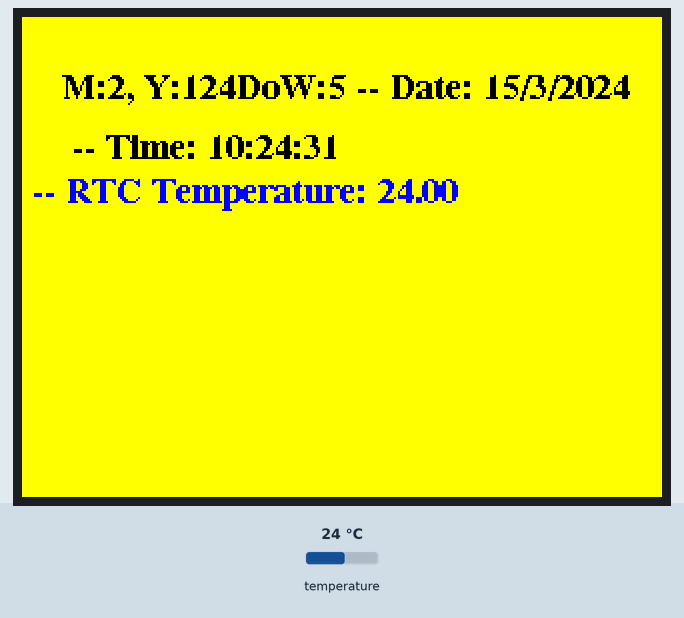
Simulated run of this sketch. Board: ESP32. On the bench: 320×240 colour display. The test bench sets the inputs (shaded band); at power-on: temperature 24 °C. WiFi joins after 1.5 s; servers stay silent unless stated; the local clock reads 2024-03-15 10:24:30 at power-on unless the sketch sets it; what the sketch prints to the serial monitor is not drawn.

Above: at 2.9 s.
3.0 s: temperature set to 12 °C
At 5.3 s:
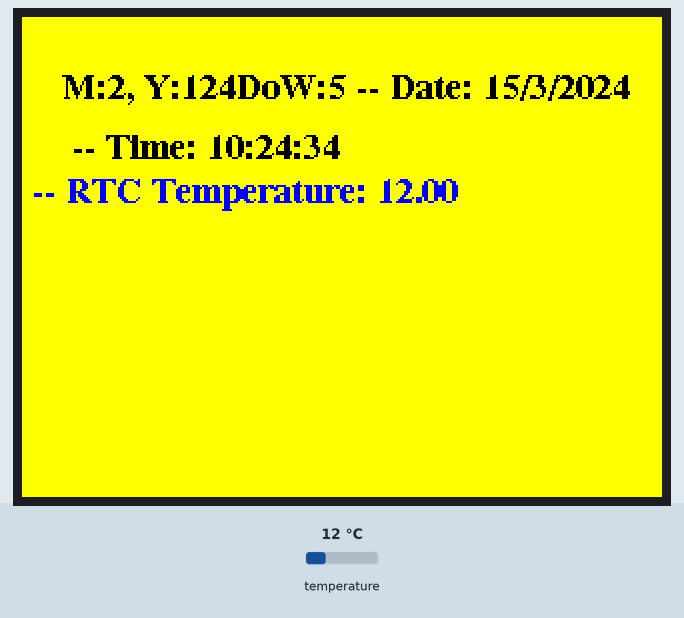
7.2 s: temperature set to 19 °C
At 9.9 s:
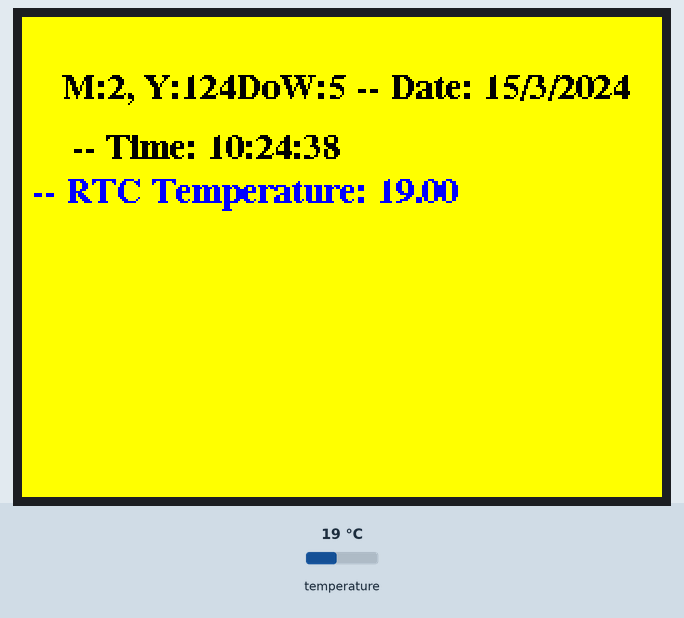
11.4 s: temperature set to 28 °C
At 14.5 s:
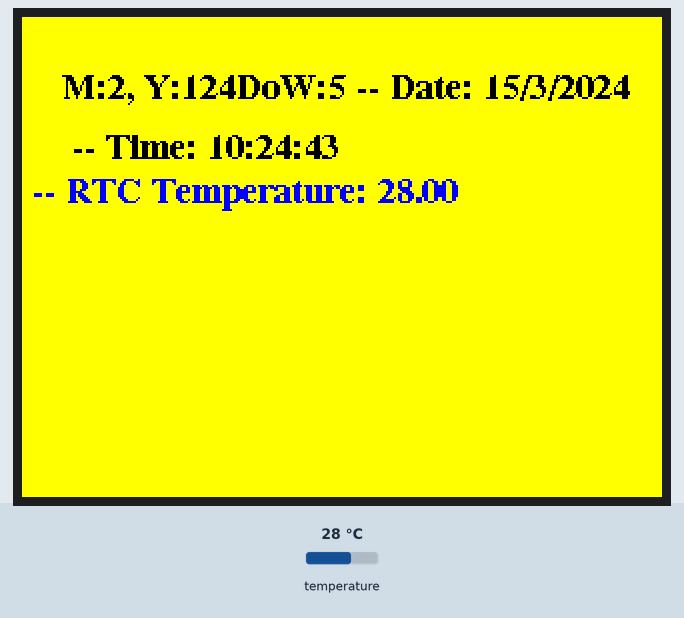
Timing chart, 0 to 16.0 s (numbered marks = the images above; inputs shaded):
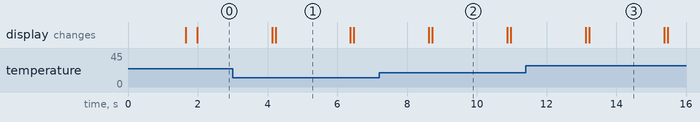

Measured:
- what the display in image 1 shows lasts 2.2 s, from 4.2 s to 6.4 s

The sketch:

Lab7_D2.ino
```cpp
//6188089 Nattawipa Saetae

#define _SYNC_NTP //Uncomment this if you want the synchronize RTC with the NTP server

#include <WiFi.h>
#include <time.h>
#include <DS3231.h>
#include <Wire.h>
#include "SPI.h"
#include "TFT_eSPI.h"
#include "Free_Fonts.h" // Include the header file attached to this sketch
const char* ssid       = "Teerasak 2.4 G"; //ESP32 not support 5G wifi
const char* password   = "click123";
TFT_eSPI tft = TFT_eSPI();
unsigned long drawTime = 0;
const char* ntpServer = "th.pool.ntp.org";
//const char* ntpServer = "clock.mahidol.ac.th";
const long  gmtOffset_sec = 3600 * 7; //UTC +7.00
const int   daylightOffset_sec = 0; //0 means no DST observed; otherwise, 3600.

DS3231  rtc;

bool h12Format;
bool ampm;
bool centuryRollover;

struct tm timeinfo;

void setup()
{
  Serial.begin(9600);
  Wire.begin();

  #ifdef _SYNC_NTP
  //connect to WiFi
  Serial.printf("Connecting to %s ", ssid);
  WiFi.begin(ssid, password);
  while (WiFi.status() != WL_CONNECTED) {
      delay(500);
      Serial.print(".");
  }
  Serial.println(" CONNECTED");
  Serial.print("IP Address: ");
  Serial.println(WiFi.localIP());
  tft.begin();
  tft.setRotation(1);
  tft.fillScreen(TFT_YELLOW);

  //init and get the time
  configTime(gmtOffset_sec, daylightOffset_sec, ntpServer);

  if(!getLocalTime(&timeinfo)){
    Serial.println("Failed to obtain time");
    return;
  }
  Serial.println("M:" + String(timeinfo.tm_mon) + ", Y:" + String(timeinfo.tm_year));
  rtc.enableOscillator(true, true, 1);
  rtc.setClockMode(h12Format); //24-h format
  rtc.setDoW(timeinfo.tm_wday);
  rtc.setHour(timeinfo.tm_hour);
  rtc.setMinute(timeinfo.tm_min);
  rtc.setSecond(timeinfo.tm_sec);
  rtc.setDate(timeinfo.tm_mday);
  rtc.setMonth(timeinfo.tm_mon + 1); //Month from NTP starts from zero
  rtc.setYear(timeinfo.tm_year - 100); //Year from NTP is an offset from 1900

  //disconnect WiFi as it's no longer needed
  WiFi.disconnect(true);
  WiFi.mode(WIFI_OFF);
  #endif
}

void loop()
{
  tft.begin();
  tft.fillScreen(TFT_YELLOW);
  #ifdef _SYNC_NTP
  //Show time from NTP
  configTime(gmtOffset_sec, daylightOffset_sec, ntpServer);
  int xpos =  20;
  int ypos = 40;
  if(!getLocalTime(&timeinfo)){
    Serial.println("Failed to obtain time");
    return;
  }
  tft.setTextFont(5);
  tft.setTextColor(TFT_BLACK);
  tft.setCursor(xpos, ypos);    // Set cursor near top left corner of screen

  tft.setFreeFont(FSB9);
  tft.print("M:" + String(timeinfo.tm_mon));
  tft.print(", Y:" + String(timeinfo.tm_year));

  Serial.println("M:" + String(timeinfo.tm_mon) + ", Y:" + String(timeinfo.tm_year));
  #endif

  // Send Day-of-Week
  tft.print("DoW:");
  tft.print(rtc.getDoW());
  tft.print(" ");
  Serial.print("DoW:");
  Serial.print(rtc.getDoW());
  Serial.print(" ");

  // Send date
  tft.print("-- Date: ");
  tft.print(rtc.getDate(), DEC);
  tft.print("/");
  tft.print(rtc.getMonth(centuryRollover), DEC);
  tft.print("/");
  tft.print("2");

  Serial.print("-- Date: ");
  Serial.print(rtc.getDate(), DEC);
  Serial.print("/");
  Serial.print(rtc.getMonth(centuryRollover), DEC);
  Serial.print("/");
  Serial.print("2"); //This program is still valid until almost the next 1000 years.
  if(centuryRollover){
    Serial.print("1");
    tft.print("1");
  }
  else{
    Serial.print("0");
    tft.print("0");
  }
  tft.print(rtc.getYear(), DEC);
  Serial.print(rtc.getYear(), DEC);

  // Send time
  ypos = 70;
  tft.setCursor(xpos, ypos);
  tft.print(" -- Time: ");
  tft.print(rtc.getHour(h12Format, ampm), DEC);
  tft.print(":");
  tft.print(rtc.getMinute(), DEC);
  tft.print(":");
  tft.print(rtc.getSecond(), DEC);

  Serial.print(" -- Time: ");
  Serial.print(rtc.getHour(h12Format, ampm), DEC);
  Serial.print(":");
  Serial.print(rtc.getMinute(), DEC);
  Serial.print(":");
  Serial.print(rtc.getSecond(), DEC);

  //Temperature
   tft.setTextColor(TFT_BLUE);
  tft.println("");
  tft.print(" -- RTC Temperature: ");
  tft.print(rtc.getTemperature());
  Serial.print(" -- RTC Temperature: ");
  Serial.println(rtc.getTemperature());

  delay(2000);
}
```

Free_Fonts.h
```cpp
// Attach this header file to your sketch to use the GFX Free Fonts. You can write
// sketches without it, but it makes referencing them easier.

// This calls up ALL the fonts but they only get loaded if you actually
// use them in your sketch.
//
// No changes are needed to this header file unless new fonts are added to the
// library "Fonts/GFXFF" folder.
//
// To save a lot of typing long names, each font can easily be referenced in the
// sketch in three ways, either with:
//
//    1. Font file name with the & in front such as &FreeSansBoldOblique24pt7b
//       an example being:
//
//       tft.setFreeFont(&FreeSansBoldOblique24pt7b);
//
//    2. FF# where # is a number determined by looking at the list below
//       an example being:
//
//       tft.setFreeFont(FF32);
//
//    3. An abbreviation of the file name. Look at the list below to see
//       the abbreviations used, for example:
//
//       tft.setFreeFont(FSSBO24)
//
//       Where the letters mean:
//       F = Free font
//       M = Mono
//      SS = Sans Serif (double S to distinguish is form serif fonts)
//       S = Serif
//       B = Bold
//       O = Oblique (letter O not zero)
//       I = Italic
//       # =  point size, either 9, 12, 18 or 24
//
//  Setting the font to NULL will select the GLCD font:
//
//      tft.setFreeFont(NULL); // Set font to GLCD

#ifdef LOAD_GFXFF // Only include the fonts if LOAD_GFXFF is defined in User_Setup.h

// Use these when printing or drawing text in GLCD and high rendering speed fonts
#define GFXFF 1
#define GLCD  0
#define FONT2 2
#define FONT4 4
#define FONT6 6
#define FONT7 7
#define FONT8 8

// Use the following when calling setFont()
//
// Reserved for GLCD font  // FF0
//

#define TT1 &TomThumb

#define FM9 &FreeMono9pt7b
#define FM12 &FreeMono12pt7b
#define FM18 &FreeMono18pt7b
#define FM24 &FreeMono24pt7b

#define FMB9 &FreeMonoBold9pt7b
#define FMB12 &FreeMonoBold12pt7b
#define FMB18 &FreeMonoBold18pt7b
#define FMB24 &FreeMonoBold24pt7b

#define FMO9 &FreeMonoOblique9pt7b
#define FMO12 &FreeMonoOblique12pt7b
#define FMO18 &FreeMonoOblique18pt7b
#define FMO24 &FreeMonoOblique24pt7b

#define FMBO9 &FreeMonoBoldOblique9pt7b
#define FMBO12 &FreeMonoBoldOblique12pt7b
#define FMBO18 &FreeMonoBoldOblique18pt7b
#define FMBO24 &FreeMonoBoldOblique24pt7b

#define FSS9 &FreeSans9pt7b
#define FSS12 &FreeSans12pt7b
#define FSS18 &FreeSans18pt7b
#define FSS24 &FreeSans24pt7b

#define FSSB9 &FreeSansBold9pt7b
#define FSSB12 &FreeSansBold12pt7b
#define FSSB18 &FreeSansBold18pt7b
#define FSSB24 &FreeSansBold24pt7b

#define FSSO9 &FreeSansOblique9pt7b
#define FSSO12 &FreeSansOblique12pt7b
#define FSSO18 &FreeSansOblique18pt7b
#define FSSO24 &FreeSansOblique24pt7b

#define FSSBO9 &FreeSansBoldOblique9pt7b
#define FSSBO12 &FreeSansBoldOblique12pt7b
#define FSSBO18 &FreeSansBoldOblique18pt7b
#define FSSBO24 &FreeSansBoldOblique24pt7b

#define FS9 &FreeSerif9pt7b
#define FS12 &FreeSerif12pt7b
#define FS18 &FreeSerif18pt7b
#define FS24 &FreeSerif24pt7b

#define FSI9 &FreeSerifItalic9pt7b
#define FSI12 &FreeSerifItalic12pt7b
#define FSI19 &FreeSerifItalic18pt7b
#define FSI24 &FreeSerifItalic24pt7b

#define FSB9 &FreeSerifBold9pt7b
#define FSB12 &FreeSerifBold12pt7b
#define FSB18 &FreeSerifBold18pt7b
#define FSB24 &FreeSerifBold24pt7b

#define FSBI9 &FreeSerifBoldItalic9pt7b
#define FSBI12 &FreeSerifBoldItalic12pt7b
#define FSBI18 &FreeSerifBoldItalic18pt7b
#define FSBI24 &FreeSerifBoldItalic24pt7b

#define FF0 NULL //ff0 reserved for GLCD
#define FF1 &FreeMono9pt7b
#define FF2 &FreeMono12pt7b
#define FF3 &FreeMono18pt7b
#define FF4 &FreeMono24pt7b

#define FF5 &FreeMonoBold9pt7b
#define FF6 &FreeMonoBold12pt7b
#define FF7 &FreeMonoBold18pt7b
#define FF8 &FreeMonoBold24pt7b

#define FF9 &FreeMonoOblique9pt7b
#define FF10 &FreeMonoOblique12pt7b
#define FF11 &FreeMonoOblique18pt7b
#define FF12 &FreeMonoOblique24pt7b

#define FF13 &FreeMonoBoldOblique9pt7b
#define FF14 &FreeMonoBoldOblique12pt7b
#define FF15 &FreeMonoBoldOblique18pt7b
#define FF16 &FreeMonoBoldOblique24pt7b

#define FF17 &FreeSans9pt7b
#define FF18 &FreeSans12pt7b
#define FF19 &FreeSans18pt7b
#define FF20 &FreeSans24pt7b

#define FF21 &FreeSansBold9pt7b
#define FF22 &FreeSansBold12pt7b
#define FF23 &FreeSansBold18pt7b
#define FF24 &FreeSansBold24pt7b

#define FF25 &FreeSansOblique9pt7b
#define FF26 &FreeSansOblique12pt7b
#define FF27 &FreeSansOblique18pt7b
#define FF28 &FreeSansOblique24pt7b

#define FF29 &FreeSansBoldOblique9pt7b
#define FF30 &FreeSansBoldOblique12pt7b
#define FF31 &FreeSansBoldOblique18pt7b
#define FF32 &FreeSansBoldOblique24pt7b

#define FF33 &FreeSerif9pt7b
#define FF34 &FreeSerif12pt7b
#define FF35 &FreeSerif18pt7b
#define FF36 &FreeSerif24pt7b

#define FF37 &FreeSerifItalic9pt7b
#define FF38 &FreeSerifItalic12pt7b
#define FF39 &FreeSerifItalic18pt7b
#define FF40 &FreeSerifItalic24pt7b

#define FF41 &FreeSerifBold9pt7b
#define FF42 &FreeSerifBold12pt7b
#define FF43 &FreeSerifBold18pt7b
#define FF44 &FreeSerifBold24pt7b

#define FF45 &FreeSerifBoldItalic9pt7b
#define FF46 &FreeSerifBoldItalic12pt7b
#define FF47 &FreeSerifBoldItalic18pt7b
#define FF48 &FreeSerifBoldItalic24pt7b

// >>>>>>>>>>>>>>>>>>>>>>>>>>>>>>>>>>>>>>>>>>>>>>>>>>>>>>>>>>>>>>>>>>>>>>>>>>>>>>>>>
// Now we define "s"tring versions for easy printing of the font name so:
//   tft.println(sFF5);
// will print
//   Mono bold 9
// >>>>>>>>>>>>>>>>>>>>>>>>>>>>>>>>>>>>>>>>>>>>>>>>>>>>>>>>>>>>>>>>>>>>>>>>>>>>>>>>>

#define sFF0 "GLCD"
#define sTT1 "Tom Thumb"
#define sFF1 "Mono 9"
#define sFF2 "Mono 12"
#define sFF3 "Mono 18"
#define sFF4 "Mono 24"

#define sFF5 "Mono bold 9"
#define sFF6 "Mono bold 12"
#define sFF7 "Mono bold 18"
#define sFF8 "Mono bold 24"

#define sFF9 "Mono oblique 9"
#define sFF10 "Mono oblique 12"
#define sFF11 "Mono oblique 18"
#define sFF12 "Mono oblique 24"

#define sFF13 "Mono bold oblique 9"
#define sFF14 "Mono bold oblique 12"
#define sFF15 "Mono bold oblique 18"
#define sFF16 "Mono bold obl. 24" // Full text line is too big for 480 pixel wide screen

#define sFF17 "Sans 9"
#define sFF18 "Sans 12"
#define sFF19 "Sans 18"
#define sFF20 "Sans 24"

#define sFF21 "Sans bold 9"
#define sFF22 "Sans bold 12"
#define sFF23 "Sans bold 18"
#define sFF24 "Sans bold 24"

#define sFF25 "Sans oblique 9"
#define sFF26 "Sans oblique 12"
#define sFF27 "Sans oblique 18"
#define sFF28 "Sans oblique 24"

#define sFF29 "Sans bold oblique 9"
#define sFF30 "Sans bold oblique 12"
#define sFF31 "Sans bold oblique 18"
#define sFF32 "Sans bold oblique 24"

#define sFF33 "Serif 9"
#define sFF34 "Serif 12"
#define sFF35 "Serif 18"
#define sFF36 "Serif 24"

#define sFF37 "Serif italic 9"
#define sFF38 "Serif italic 12"
#define sFF39 "Serif italic 18"
#define sFF40 "Serif italic 24"

#define sFF41 "Serif bold 9"
#define sFF42 "Serif bold 12"
#define sFF43 "Serif bold 18"
#define sFF44 "Serif bold 24"

#define sFF45 "Serif bold italic 9"
#define sFF46 "Serif bold italic 12"
#define sFF47 "Serif bold italic 18"
#define sFF48 "Serif bold italic 24"

#else // LOAD_GFXFF not defined so setup defaults to prevent error messages

// >>>>>>>>>>>>>>>>>>>>>>>>>>>>>>>>>>>>>>>>>>>>>>>>>>>>>>>>>>>>>>>>>>>>>>>>>>>>>>>>>
// Free fonts are not loaded in User_Setup.h so we must define all as font 1
// to prevent compile error messages
// >>>>>>>>>>>>>>>>>>>>>>>>>>>>>>>>>>>>>>>>>>>>>>>>>>>>>>>>>>>>>>>>>>>>>>>>>>>>>>>>>

#define GFXFF 1
#define GLCD  1
#define FONT2 2
#define FONT4 4
#define FONT6 6
#define FONT7 7
#define FONT8 8

#define TT1 1

#define FF0 1
#define FF1 1
#define FF2 1
#define FF3 1
#define FF4 1
#define FF5 1
#define FF6 1
#define FF7 1
#define FF8 1
#define FF9 1
#define FF10 1
#define FF11 1
#define FF12 1
#define FF13 1
#define FF14 1
#define FF15 1
#define FF16 1
#define FF17 1
#define FF18 1
#define FF19 1
#define FF20 1
#define FF21 1
#define FF22 1
#define FF23 1
#define FF24 1
#define FF25 1
#define FF26 1
#define FF27 1
#define FF28 1
#define FF29 1
#define FF30 1
#define FF31 1
#define FF32 1
#define FF33 1
#define FF34 1
#define FF35 1
#define FF36 1
#define FF37 1
#define FF38 1
#define FF39 1
#define FF40 1
#define FF41 1
#define FF42 1
#define FF43 1
#define FF44 1
#define FF45 1
#define FF46 1
#define FF47 1
#define FF48 1

#define FM9  1
#define FM12 1
#define FM18 1
#define FM24 1

#define FMB9  1
#define FMB12 1
#define FMB18 1
#define FMB24 1

#define FMO9  1
#define FMO12 1
#define FMO18 1
#define FMO24 1

#define FMBO9  1
#define FMBO12 1
#define FMBO18 1
#define FMBO24 1

#define FSS9  1
#define FSS12 1
#define FSS18 1
#define FSS24 1

#define FSSB9  1
#define FSSB12 1
#define FSSB18 1
#define FSSB24 1

#define FSSO9  1
#define FSSO12 1
#define FSSO18 1
#define FSSO24 1

#define FSSBO9  1
#define FSSBO12 1
#define FSSBO18 1
#define FSSBO24 1

#define FS9  1
#define FS12 1
#define FS18 1
#define FS24 1

#define FSI9  1
#define FSI12 1
#define FSI19 1
#define FSI24 1

#define FSB9  1
#define FSB12 1
#define FSB18 1
#define FSB24 1

#define FSBI9  1
#define FSBI12 1
#define FSBI18 1
#define FSBI24 1

#endif // LOAD_GFXFF
```
